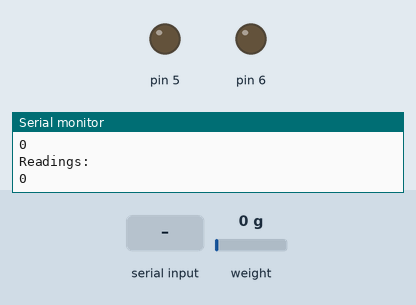
This sketch was run on a simulated Arduino Uno, built with avr-gcc and run on an emulated ATmega328P. Parts: output pins drawn as LEDs (lit = HIGH), the last lines printed to the serial monitor. Inputs (shaded band) come from the test bench; at power-on: weight on the scale 0 g.

Above: at 3.2 s.
3.3 s: weight on the scale set to 445 g
5.2 s: weight on the scale set to 553 g
At 8.1 s:
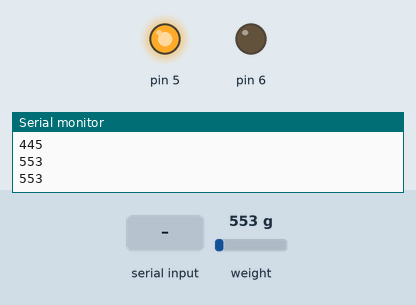
8.5 s: "b" received over the second serial link
At 12.2 s:
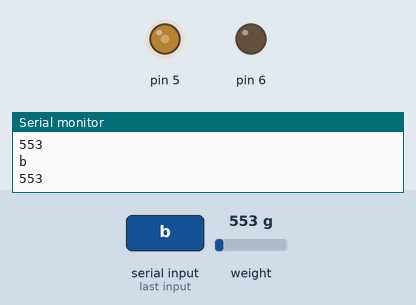
12.5 s: "c" received over the second serial link
At 15.5 s:
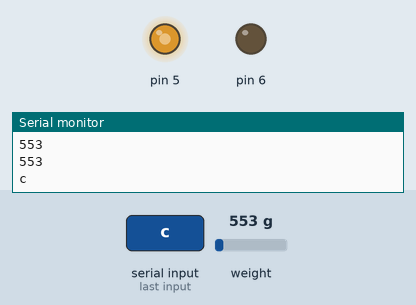
16.5 s: "d" received over the second serial link
At 19.8 s:
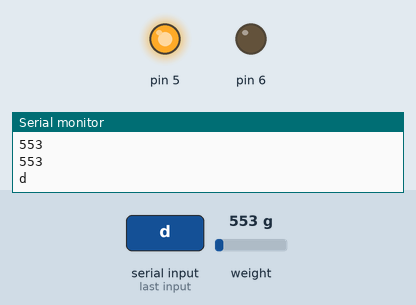
20.5 s: weight on the scale set to 844 g
22.2 s: weight on the scale set to 958 g
At 24.1 s:
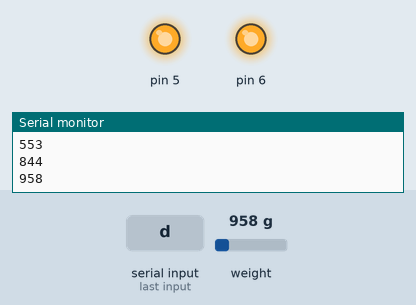
Timing chart, 0 to 25.5 s (numbered marks = the images above; inputs shaded):
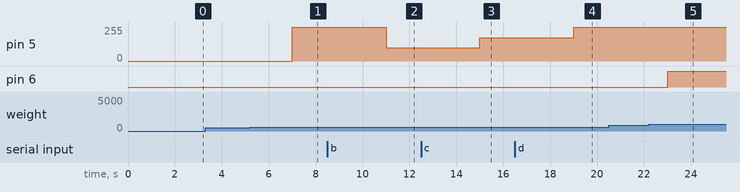

Measured:
- the behaviour switches between 499 and 500 g on weight on the scale (found by bisection; images 0 and 1)
- the behaviour switches between 899 and 900 g on weight on the scale (found by bisection; images 4 and 5)
- after the input at 5.2 s, pin 5: 0/255 → 255/255 after 1.8 s
- after the input at 8.5 s, pin 5: 255/255 → 100/255 after 2.5 s
- after the input at 12.5 s, pin 5: 100/255 → 175/255 after 2.5 s
- after the input at 16.5 s, pin 5: 175/255 → 255/255 after 2.5 s
- after the input at 22.2 s, pin 6: LOW → HIGH after 0.81 s

The sketch:

HX711_final_Table.ino
```cpp
#include "HX711.h"
#include <SoftwareSerial.h>
#include <Wire.h>


// HX711 接線設定
const int DT_PIN = 3;
const int SCK_PIN = 2;
const int scale_factor = -226;
HX711 scale;
char LEDstatus;
SoftwareSerial BT(12,13);

void setup() {
  pinMode(5, OUTPUT);
  pinMode(6, OUTPUT);
  Serial.begin(9600);
  BT.begin(38400); // 設定和 HC-05 通訊的速度 (預設 38400)
  Serial.println("Initializing the scale");
  scale.begin(DT_PIN, SCK_PIN);

  Serial.println("Before setting up the scale:");

  Serial.println(scale.get_units(5), 0);  //未設定比例參數前的數值

  scale.set_scale(scale_factor);       // 設定比例參數
  scale.tare();               // 歸零

  Serial.println("After setting up the scale:");

  Serial.println(scale.get_units(5), 0);  //設定比例參數後的數值

  Serial.println("Readings:");  //在這個訊息之前都不要放東西在電子稱上

}

void loop() {
  float weight = scale.get_units(10);
  if(weight<=2){
    weight = 0;
  }
  Serial.println(weight, 0);
  if (BT.available()){
    LEDstatus=BT.read();
    Serial.println(LEDstatus);
  }
  if (10 * scale.get_units(5) < 5000){
       analogWrite(5,0);
       analogWrite(6,0);
  }
  else if (10 * scale.get_units(5) < 9000){
    analogWrite(5,255);
    analogWrite(6,0);
    switch (LEDstatus){
        case 'a':
        analogWrite(5,60);
        break;
        case 'b':
        analogWrite(5,100);
        break;
        case 'c':
        analogWrite(5,175);
        break;
        case 'd':
        analogWrite(5,255);
        break;
        case 'e':
        analogWrite(5,0);
        break;
    }
  }
  else {
    analogWrite(6,255);
    analogWrite(5,255);
    switch (LEDstatus){
        case 'a':
        analogWrite(6,60);
        analogWrite(5,60);
        break;
        case 'b':
        analogWrite(6,100);
        analogWrite(5,100);
        break;
        case 'c':
        analogWrite(6,175);
        analogWrite(5,175);
        break;
        case 'd':
        analogWrite(6,255);
        analogWrite(5,255);
        break;
        case 'e':
        analogWrite(5,0);
        analogWrite(6,0);
        break;
    }
  }


}
```
